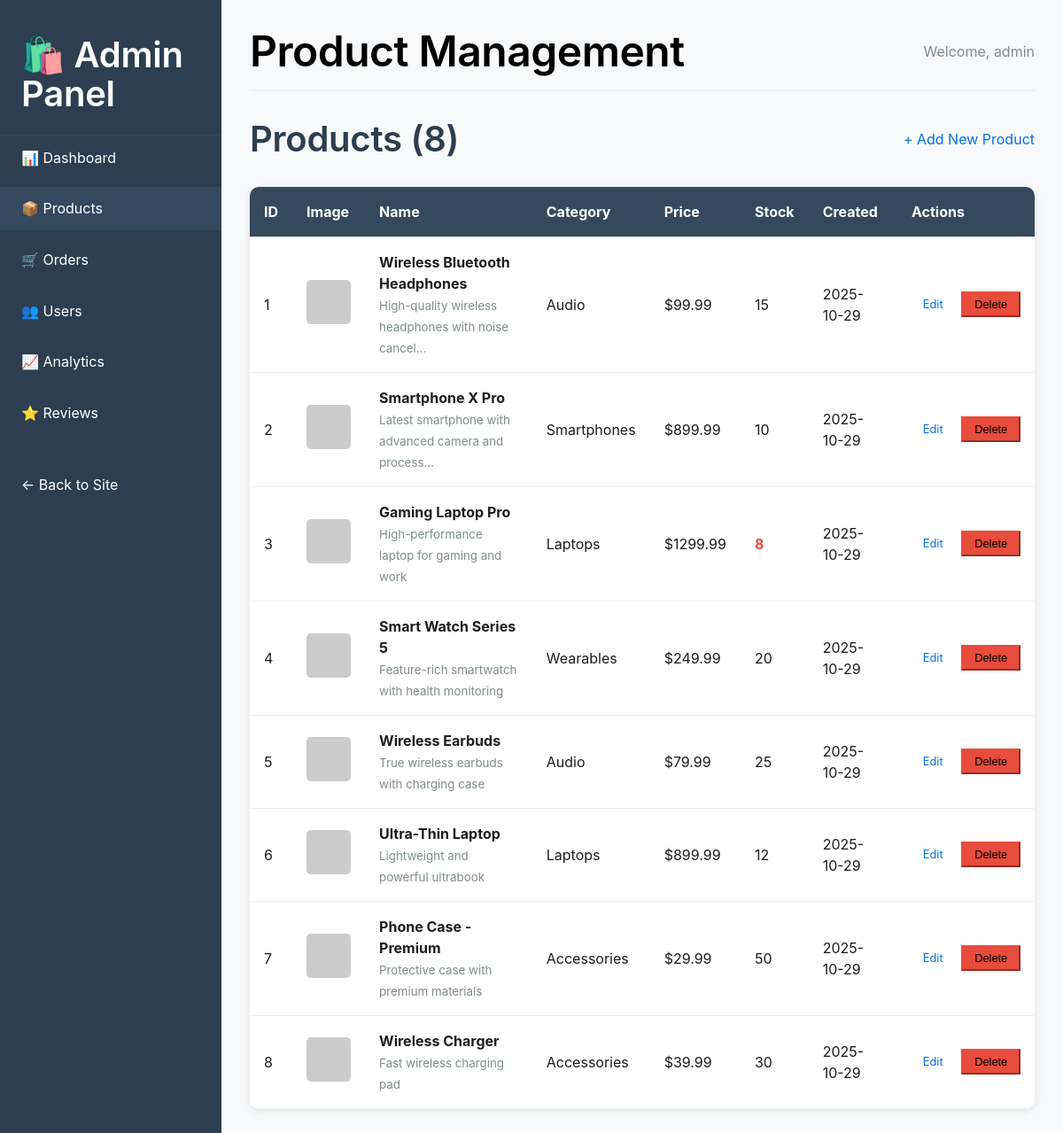
/admin/products (signed in), run on the app's committed database.
### tables this page shows
CREATE TABLE users
                     (
                         id INTEGER PRIMARY KEY AUTOINCREMENT,
                         username TEXT UNIQUE NOT NULL,
                         email TEXT UNIQUE NOT NULL,
                         password_hash TEXT NOT NULL,
                         created_at TIMESTAMP DEFAULT CURRENT_TIMESTAMP
                     , is_admin BOOLEAN DEFAULT 0);

CREATE TABLE products
                     (
                         id INTEGER PRIMARY KEY AUTOINCREMENT,
                         name TEXT NOT NULL,
                         price REAL NOT NULL,
                         description TEXT,
                         image_url TEXT,
                         category_id INTEGER,
                         stock INTEGER DEFAULT 0,
                         created_at TIMESTAMP DEFAULT CURRENT_TIMESTAMP,
                         FOREIGN KEY (category_id) REFERENCES categories (id)
                     );

CREATE TABLE categories
                     (
                         id INTEGER PRIMARY KEY AUTOINCREMENT,
                         name TEXT NOT NULL,
                         slug TEXT UNIQUE NOT NULL,
                         description TEXT,
                         created_at TIMESTAMP DEFAULT CURRENT_TIMESTAMP
                     );

### minimal_app.py (the view)
@app.route('/admin/products')
@login_required
def admin_products():
    if not current_user.is_admin:
        flash('❌ Access denied. Admin privileges required.', 'error')
        return redirect('/')
    conn = get_db_connection()
    products = conn.execute('''
                            SELECT p.*, c.name as category_name
                            FROM products p
                                     LEFT JOIN categories c ON p.category_id = c.id
                            ORDER BY p.created_at DESC
                            ''').fetchall()
    categories = conn.execute('SELECT * FROM categories').fetchall()
    conn.close()
    return render_template('admin/products.html', products=products, categories=categories)

### minimal_app.py (called while the page is built)
def get_db_connection():
    conn = sqlite3.connect(app.config['DATABASE'])
    conn.row_factory = sqlite3.Row
    return conn

@login_manager.user_loader
def load_user(user_id):
    return User.get(user_id)

@app.context_processor
def inject_cart_count():
    cart_count = 0
    if current_user.is_authenticated:
        conn = get_db_connection()
        cart_result = conn.execute('''
                                   SELECT SUM(quantity) as total_quantity
                                   FROM cart_items
                                   WHERE user_id = ?
                                   ''', (current_user.id,)).fetchone()
        conn.close()
        if cart_result and cart_result['total_quantity']:
            cart_count = cart_result['total_quantity']
    return dict(cart_count=cart_count)

    @staticmethod
    def get(user_id):
        conn = get_db_connection()
        user = conn.execute('SELECT * FROM users WHERE id = ?', (user_id,)).fetchone()
        conn.close()
        if not user:
            return None
        return User(id=user['id'], username=user['username'], email=user['email'],
                    password_hash=user['password_hash'], created_at=user['created_at'],
                    is_admin=user['is_admin'])

### application/templates/admin/products.html (shortened to what this page needs)
{% extends "admin/base.html" %}
{% block page_title %}Product Management{% endblock %}
{% block content %}
<div class="products-management">
    <div style="display: flex; justify-content: space-between; align-items: center; margin-bottom: 2rem;">
        <div>
            <h2 style="margin: 0; color: #2c3e50;">Products ({{ products|length }})</h2>
        </div>
        <a href="{{ url_for('admin_add_product') }}" class="btn primary">+ Add New Product</a>
    </div>
    <div class="data-table">
        <table>
            <thead>
                <tr>
                    <th>ID</th>
                    <th>Image</th>
                    <th>Name</th>
                    <th>Category</th>
                    <th>Price</th>
                    <th>Stock</th>
                    <th>Created</th>
                    <th>Actions</th>
                </tr>
            </thead>
            <tbody>
                {% for product in products %}
                <tr>
                    <td>{{ product.id }}</td>
                    <td>
                        <img src="{{ product.image_url }}" alt="{{ product.name }}"
                             style="width: 50px; height: 50px; object-fit: cover; border-radius: 5px;"
                             onerror="this.src='https://via.placeholder.com/50x50?text=No+Image'">
                    </td>
                    <td>
                        <strong>{{ product.name }}</strong>
                        <br>
                        <small style="color: #7f8c8d;">{{ product.description[:50] }}{% if product.description|length > 50 %}...{% endif %}</small>
                    </td>
                    <td>{{ product.category_name or 'Uncategorized' }}</td>
                    <td>${{ "%.2f"|format(product.price) }}</td>
                    <td>
                        {% if product.stock < 10 %}
                            <span style="color: #e74c3c; font-weight: bold;">{{ product.stock }}</span>
                        {% else %}
                            {{ product.stock }}
                        {% endif %}
                    </td>
                    <td>{{ product.created_at[:10] }}</td>
                    <td>
                        <div style="display: flex; gap: 0.5rem;">
                            <a href="{{ url_for('admin_edit_product', product_id=product.id) }}"
                               class="btn primary btn-sm">Edit</a>
                            <form method="POST"
                                  action="{{ url_for('admin_delete_product', product_id=product.id) }}"
                                  style="margin: 0;"
                                  onsubmit="return confirm('Are you sure you want to delete this product?');">
                                <button type="submit" class="btn secondary btn-sm"
                                        style="background: #e74c3c; border-color: #e74c3c;">
                                    Delete
                                </button>
                            </form>
                        </div>
                    </td>
                </tr>
                {% endfor %}
            </tbody>
        </table>
    </div>
</div>
{% endblock %}

### application/templates/admin/base.html (shortened to what this page needs)
<!DOCTYPE html>
<html lang="en">
<head>
    <link rel="stylesheet" href="{{ url_for('static', filename='css/style.css') }}">
</head>
<body>
    <div class="admin-container">
        <aside class="admin-sidebar">
            <div style="padding: 1.5rem; border-bottom: 1px solid #34495e;">
                <h2 style="margin: 0; color: white;">🛍️ Admin Panel</h2>
            </div>
            <nav>
                <ul class="admin-nav">
                    <li class="admin-nav-item">
                        <a href="{{ url_for('admin_dashboard') }}" class="admin-nav-link {% if request.endpoint == 'admin_dashboard' %}active{% endif %}">
                            📊 Dashboard
                        </a>
                    </li>
                    <li class="admin-nav-item">
                        <a href="{{ url_for('admin_products') }}" class="admin-nav-link {% if request.endpoint == 'admin_products' %}active{% endif %}">
                            📦 Products
                        </a>
                    </li>
                    <li class="admin-nav-item">
                        <a href="{{ url_for('admin_orders') }}" class="admin-nav-link {% if request.endpoint in ['admin_orders', 'admin_order_detail'] %}active{% endif %}">
                            🛒 Orders
                        </a>
                    </li>
                    <li class="admin-nav-item">
                        <a href="{{ url_for('admin_users') }}" class="admin-nav-link {% if request.endpoint == 'admin_users' %}active{% endif %}">
                            👥 Users
                        </a>
                    </li>
                    <li class="admin-nav-item">
                        <a href="{{ url_for('admin_analytics') }}" class="admin-nav-link {% if request.endpoint == 'admin_analytics' %}active{% endif %}">
                            📈 Analytics
                        </a>
                    </li>
                    <li class="admin-nav-item">
                        <a href="{{ url_for('admin_reviews') }}" class="admin-nav-link {% if request.endpoint == 'admin_reviews' %}active{% endif %}">
                            ⭐ Reviews
                        </a>
                    </li>
                    <li class="admin-nav-item" style="margin-top: 2rem;">
                        <a href="{{ url_for('index') }}" class="admin-nav-link">
                            ← Back to Site
                        </a>
                    </li>
                </ul>
            </nav>
        </aside>
        <main class="admin-main">
            <div class="admin-header">
                <h1 style="margin: 0;">{% block page_title %}Admin Panel{% endblock %}</h1>
                <div style="color: #7f8c8d;">
                    Welcome, {{ current_user.username }}
                </div>
            </div>
            {% block content %}{% endblock %}
        </main>
    </div>
</body>
</html>

### application/templates/admin/base.html (style rules this page uses)
.admin-container { display: flex; min-height: 100vh; }
.admin-sidebar { width: 250px; background: #2c3e50; color: white; padding: 1rem 0; }
.admin-main { flex: 1; padding: 2rem; background: #f8f9fa; }
.admin-nav { list-style: none; padding: 0; margin: 0; }
.admin-nav-item { margin-bottom: 0.5rem; }
.admin-nav-link { display: block; color: white; text-decoration: none; padding: 0.8rem 1.5rem; transition: background 0.3s ease; }
.admin-nav-link:hover, .admin-nav-link.active { background: #34495e; text-decoration: none; color: white; }
.admin-header { display: flex; justify-content: space-between; align-items: center; margin-bottom: 2rem; padding-bottom: 1rem; border-bottom: 2px solid #ecf0f1; }
.data-table { background: white; border-radius: 10px; overflow: hidden; box-shadow: 0 2px 10px rgba(0,0,0,0.1); }
.data-table table { width: 100%; border-collapse: collapse; }
.data-table th, .data-table td { padding: 1rem; text-align: left; border-bottom: 1px solid #ecf0f1; }
.data-table th { background: #34495e; color: white; font-weight: bold; }
.btn-sm { padding: 0.3rem 0.8rem; font-size: 0.8rem; }

### data on the page
users: username "admin"
products: id "1", name "Wireless Bluetooth Headphones", description "High-quality wireless headphones with noise cancel", name "Audio", price "99.99", stock "15", created_at "2025-10-29"
products: id "2", name "Smartphone X Pro", description "Latest smartphone with advanced camera and process", name "Smartphones", price "899.99", stock "10", created_at "2025-10-29"
products: id "3", name "Gaming Laptop Pro", description "High-performance laptop for gaming and work", name "Laptops", price "1299.99", stock "8", created_at "2025-10-29"
products: id "4", name "Smart Watch Series 5", description "Feature-rich smartwatch with health monitoring", name "Wearables", price "249.99", stock "20", created_at "2025-10-29"
products: id "5", name "Wireless Earbuds", description "True wireless earbuds with charging case", name "Audio", price "79.99", stock "25", created_at "2025-10-29"
products: id "6", name "Ultra-Thin Laptop", description "Lightweight and powerful ultrabook", name "Laptops", price "899.99", stock "12", created_at "2025-10-29"
products: id "7", name "Phone Case - Premium", description "Protective case with premium materials", name "Accessories", price "29.99", stock "50", created_at "2025-10-29"
products: id "8", name "Wireless Charger", description "Fast wireless charging pad", name "Accessories", price "39.99", stock "30", created_at "2025-10-29"

### other printed values
{{ products|length }} "8"
